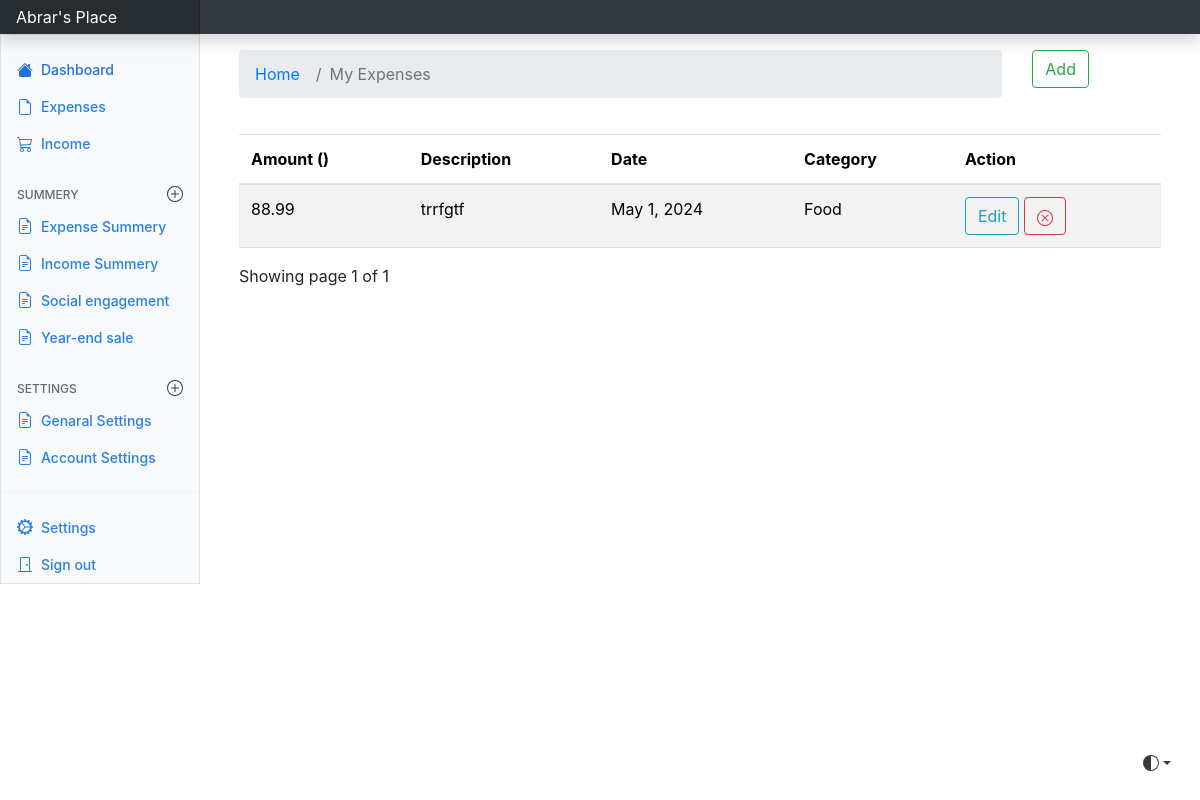
The app's page / (signed in), older data.
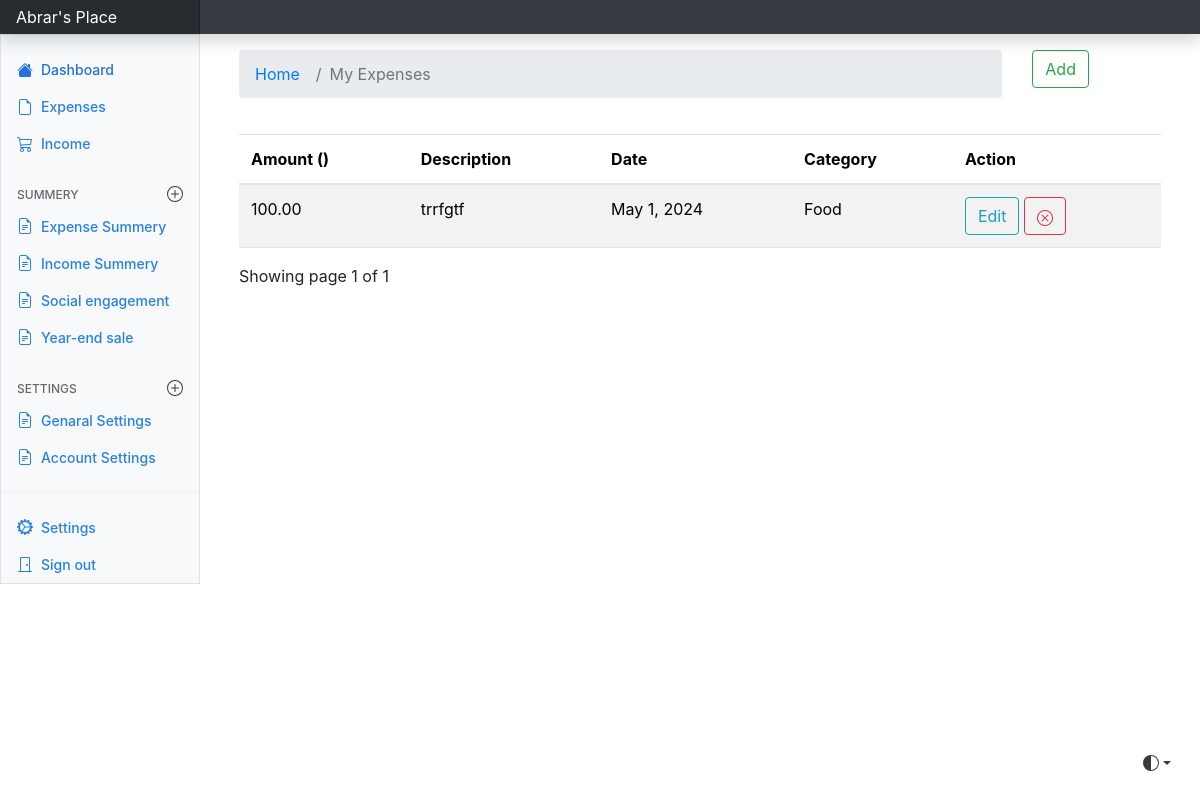
The same page, newer data.
### expenses/models.py (models this page shows, shortened)
class Add_expense(models.Model):
    category_type = {
        "Rent": "Rent",
        "Food": "Food",
        "Transport": "Transport",
        "Entertainment": "Entertainment",
        "Health": "Health",
        "Other": "Other",
    }
    user = models.ForeignKey(settings.AUTH_USER_MODEL, on_delete=models.CASCADE, default=1)
    amount = models.DecimalField(max_digits=10, decimal_places=2)
    currency = models.CharField(choices=currency,max_length=10)
    description = models.TextField()
    category = models.CharField(choices=list(category_type.items()), max_length=20)
    date = models.DateField()

### expenses/views.py (the view)
# urls.py: path('', views.index, name='index'),
@login_required(login_url='/authentication/')
def index(request):
    data = Add_expense.objects.filter(user=request.user)
    paginator = Paginator(data, 5)
    page_number = request.GET.get('page')
    page_obj = paginator.get_page(page_number)
    return render(request, 'expenses/index.html', {'data': data, 'page_obj': page_obj})

### templates/expenses/index.html (shortened to what this page needs)
{% extends "base.html" %}
{% block content %}
<link rel="stylesheet" href="https://cdn.jsdelivr.net/npm/bootstrap@4.0.0/dist/css/bootstrap.min.css">
<link rel="stylesheet" href="https://cdn.jsdelivr.net/npm/bootstrap-icons@1.11.3/font/bootstrap-icons.min.css">
<div class ="container mt-3">
    <div class="row">
        <div class="col-md-10">
            <nav aria-label="breadcrumb">
                <ol class="breadcrumb">
                <li class="breadcrumb-item"><a href="{% url 'index' %}">Home</a></li>
                <li class="breadcrumb-item active" aria-current="page">My Expenses</li>
                </ol>
            </nav>
        </div>
        <div class="col-md-1">
            <a href="{% url 'expense' %}" type="button" class="btn btn-outline-success">Add</a>
        </div>
    </div>
</div>
{% if data %}
<div class="container" style="margin-top: 20px;">
    <table class="table table-striped">
        <thead>
            <tr>
                <th scope="col">Amount ()</th>
                <th scope="col">Description</th>
                <th scope="col">Date</th>
                <th scope="col">Category</th>
                <th scope="col">Action</th>
            </tr>
        </thead>
        <tbody>
            {% for expense in page_obj %}
            <tr>
                <td>{{ expense.amount }}</td>
                <td>{{ expense.description }}</td>
                <td>{{ expense.date }}</td>
                <td>{{ expense.category }}</td>
                <td>
                    <a href="{% url 'edit' expense.id %}" type="button" class="btn btn-outline-info">Edit</a>
                    <a href="{% url 'delete' expense.id %}" class="btn btn-outline-danger"><i class="bi bi-x-circle"></i></a>
                </td>
            </tr>
            {% endfor %}
        </tbody>
    </table>
    <div class="">
        Showing page {{page_obj.number}} of {{page_obj.paginator.num_pages}}
</div>
{% endif %}
{% endblock content %}

Row changes from the older to the newer data that the page shows:
changed Add_expense "trrfgtf": amount "88.99" → "100.00"
